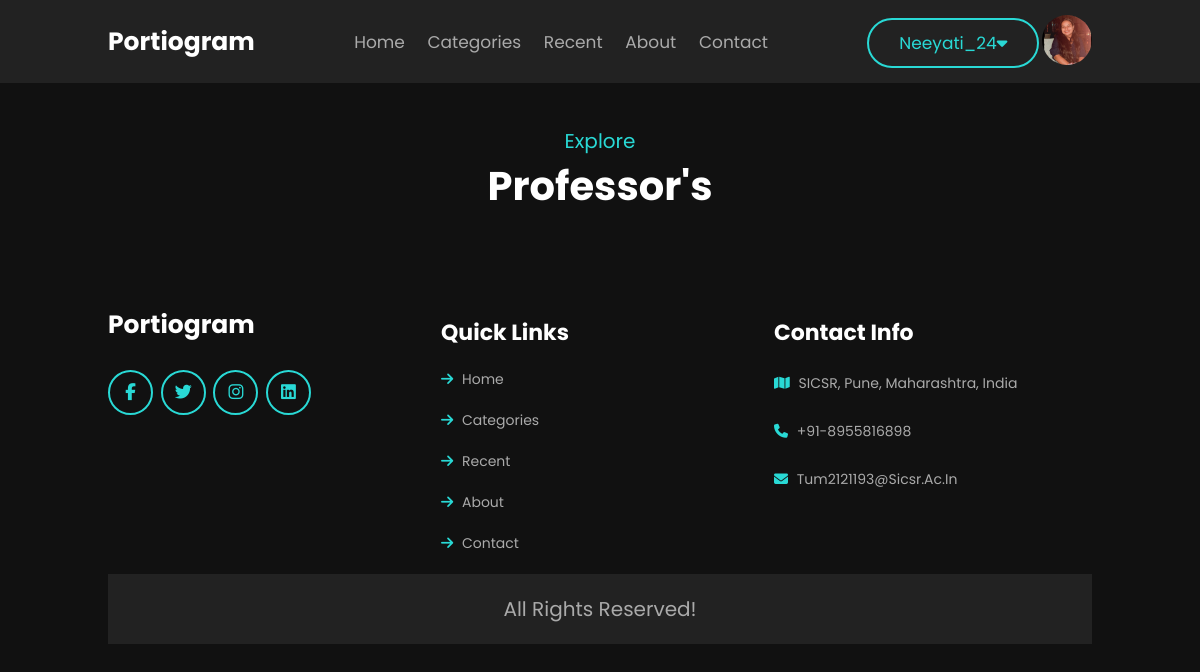
The app's page /professor.php (signed in) with its own data.
### tables this page shows
CREATE TABLE `user_form` (
  `id` int(100) NOT NULL,
  `name` varchar(100) NOT NULL,
  `username` varchar(100) NOT NULL,
  `email` varchar(100) NOT NULL,
  `password` varchar(100) NOT NULL,
  `occupation` varchar(100) NOT NULL,
  `image` varchar(100) NOT NULL,
  `linkedin` varchar(2083) NOT NULL,
  `github` varchar(2083) NOT NULL,
  `twitter` varchar(2083) NOT NULL,
  `instagram` varchar(2083) NOT NULL,
  `about_me` varchar(100) NOT NULL,
  `age` int(100) NOT NULL,
  `qualification` varchar(100) NOT NULL,
  `language` varchar(100) NOT NULL,
  `experience` int(100) NOT NULL,
  `project` int(100) NOT NULL,
  `clients` int(100) NOT NULL,
  `awards` int(100) NOT NULL,
  `year1` varchar(100) NOT NULL,
  `degree1` varchar(100) NOT NULL,
  `year2` varchar(100) NOT NULL,
  `degree2` varchar(100) NOT NULL,
  `year3` varchar(100) NOT NULL,
  `degree3` varchar(100) NOT NULL,
  `year4` varchar(100) NOT NULL,
  `degree4` varchar(100) NOT NULL,
  `location` varchar(100) NOT NULL,
  `gender` varchar(100) NOT NULL,
  `pdf_file` varchar(2083) NOT NULL
);

### professor.php (the view, shortened to what this page needs)
<?php
include 'config.php';
if(isset($_SESSION['user_id'])) {
  $user_id = $_SESSION['user_id'];
  $select = mysqli_query($conn, "SELECT * FROM `user_form` WHERE id = '$user_id'") or die('query failed');
  if(mysqli_num_rows($select) > 0){
      $fetch = mysqli_fetch_assoc($select);
  }
}
?>
<!DOCTYPE html>
<html lang="en">
<head>
    <link rel="stylesheet" href="https://cdnjs.cloudflare.com/ajax/libs/font-awesome/5.15.4/css/all.min.css">
    <link rel="stylesheet" href="css/index/style.css">
    <link rel="stylesheet" href="https://cdnjs.cloudflare.com/ajax/libs/aos/2.3.4/aos.css">
    <link rel="stylesheet" href="css/dropdown.css">
    <link rel="stylesheet" href="css/preloader/preloader.css">
</head>
<body>
<header class="header">
    <a data-aos="zoom-in-left" data-aos-delay="150" href="index.php" class="logo">Portiogram </a>
    <nav class="navbar">
        <a data-aos="zoom-in-left" data-aos-delay="300" href="index.php">home</a>
        <a data-aos="zoom-in-left" data-aos-delay="450" href="category.php">Categories</a>
        <a data-aos="zoom-in-left" data-aos-delay="600" href="recent.php">Recent</a>
        <a data-aos="zoom-in-left" data-aos-delay="750" href="about.php">about</a>
        <a data-aos="zoom-in-left" data-aos-delay="900" href="contact.php">Contact</a>
    </nav>
        <div class="dropdown">
            <?php if(isset($_SESSION['user_id'])) { ?>
                <button data-aos="zoom-in-left" data-aos-delay="1300" class="btn"><?php echo $fetch['username']; ?><i class="fa fa-caret-down"></i></button>
            <?php if($fetch['image'] == ''){ ?>
                <img data-aos="zoom-in-left" data-aos-delay="1500" class="profile-image" src="images/default-avatar.png">
            <?php } else { ?>
                <img data-aos="zoom-in-left" data-aos-delay="1500" class="profile-image" src="uploaded_img/<?php echo $fetch['image']; ?>">
            <?php } ?>
        </div>
            <?php } else { ?>
                <button data-aos="zoom-in-left" data-aos-delay="1300" class="btn" onclick="redirectToLogin()">Login </button>
            <?php } ?>
</header>
<br><br><br><br><br><br>
<section class="blogs" id="blogs">
    <div class="heading">
        <span>Explore</span>
        <h1>Professor's</h1>
    </div>
</section>
<section class="footer">
    <div class="box-container">
        <div class="box" data-aos="fade-up" data-aos-delay="150">
            <a href="index.php" class="logo">Portiogram </a>
            <br><br>
            <div class="share">
                <a href="#" class="fab fa-facebook-f"></a>
                <a href="#" class="fab fa-twitter"></a>
                <a href="#" class="fab fa-instagram"></a>
                <a href="#" class="fab fa-linkedin"></a>
            </div>
        </div>
        <div class="box" data-aos="fade-up" data-aos-delay="300">
            <h3>quick links</h3>
            <a href="index.php" class="links"> <i class="fas fa-arrow-right"></i> home </a>
            <a href="category.php" class="links"> <i class="fas fa-arrow-right"></i> categories </a>
            <a href="recent.php" class="links"> <i class="fas fa-arrow-right"></i> Recent </a>
            <a href="about.php" class="links"> <i class="fas fa-arrow-right"></i> about </a>
            <a href="contact.php" class="links"> <i class="fas fa-arrow-right"></i> contact </a>
        </div>
        <div class="box" data-aos="fade-up" data-aos-delay="450">
            <h3>contact info</h3>
            <p> <i class="fas fa-map"></i> SICSR, Pune, Maharashtra, India </p>
            <p> <i class="fas fa-phone"></i> +91-8955816898 </p>
            <p> <i class="fas fa-envelope"></i> tum2121193@sicsr.ac.in </p>
        </div>
    </div>
    <div class="credit">all rights reserved!</div>
</section>
</body>
</html>

### css/index/style.css (style rules this page uses)
* { font-family: 'Poppins', sans-serif; margin: 0; padding: 0; -webkit-box-sizing: border-box; box-sizing: border-box; outline: none; border: none; text-decoration: none; text-transform: capitalize; -webkit-transition: all .2s linear; transition: all .2s linear; }
html { font-size: 62.5%; overflow-x: hidden; scroll-behavior: smooth; scroll-padding-top: 9rem; }
body { background: #111; overflow-x: hidden; }
section { padding: 3rem 9%; }
.heading { text-align: center; margin-bottom: 2rem; }
.heading span { color: #29d9d5; font-size: 2rem; }
.heading h1 { font-size: 4rem; color: #fff; }
.btn { margin-top: 1rem; display: inline-block; padding: 1rem 3rem; font-size: 1.7rem; color: #29d9d5; border: 0.2rem solid #29d9d5; border-radius: 5rem; cursor: pointer; background: none; }
.header { position: fixed; top: 0; left: 0; right: 0; z-index: 1000; background: #222; display: -webkit-box; display: -ms-flexbox; display: flex; -webkit-box-align: center; -ms-flex-align: center; align-items: center; -webkit-box-pack: justify; -ms-flex-pack: justify; justify-content: space-between; padding: 1.5rem 9%; }
.header .navbar a { font-size: 1.7rem; color: #aaa; display: inline-block; margin: 0 1rem; }
.header .btn { margin-top: 0; }
.logo { font-size: 2.5rem; color: #fff; font-weight: bolder; }
.footer .box-container { display: -ms-grid; display: grid; -ms-grid-columns: (minmax(25rem, 1fr))[auto-fit]; grid-template-columns: repeat(auto-fit, minmax(25rem, 1fr)); gap: 1.5rem; }
.footer .box-container .box { padding: 1rem 0; }
.footer .box-container .box .logo { padding-bottom: 1rem; }
.footer .box-container .box h3 { font-size: 2.2rem; color: #fff; padding: 1rem 0; }
.footer .box-container .box p { font-size: 1.4rem; color: #aaa; padding: 1rem 0; line-height: 2; }
.footer .box-container .box p i { padding-right: .5rem; color: #29d9d5; }
.footer .box-container .box .share { padding-top: 1rem; }
.footer .box-container .box .share a { height: 4.5rem; width: 4.5rem; line-height: 4rem; font-size: 2rem; border-radius: 50%; font-size: 1.7rem; border: 0.2rem solid #29d9d5; color: #29d9d5; margin-right: .5rem; text-align: center; }
.footer .box-container .box .links { font-size: 1.4rem; color: #aaa; padding: 1rem 0; display: block; }
.footer .box-container .box .links i { padding-right: .5rem; color: #29d9d5; }
.credit { background: #222; text-align: center; font-size: 2rem; padding: 2rem 1rem; color: #aaa; }

### css/dropdown.css (style rules this page uses)
.dropdown { position: relative; display: inline-block; vertical-align: middle; }
.dropdown .profile-image { display: inline-block; width: 50px; height: 50px; border-radius: 50%; overflow: hidden; object-fit: cover; vertical-align: -16px; }

### records on screen
user_form: username "Neeyati_24", image (picture)
